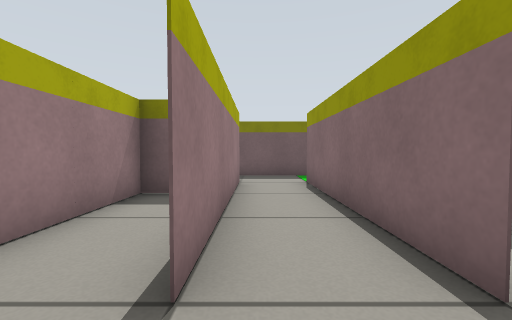
view 1 (above)

16 first-person views from a walk through a world built for the Gazebo simulator. The camera is 0.46 m above the floor, tilts 2° down and sees 90° across. The floor is counted in squares, 0.5 m on a side. Each view is taken from the middle of a square. On the plan, view 1 faces up. The plan holds only what a view shows up to about 10 squares ahead; the rest is blank. Robots are left out.

view 2
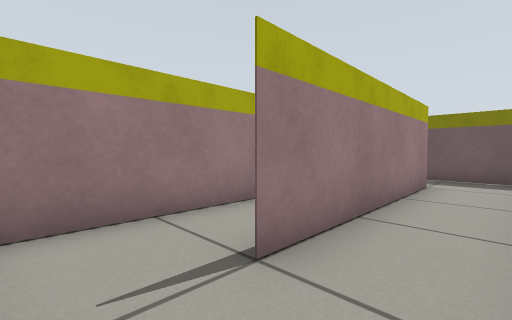

view 3
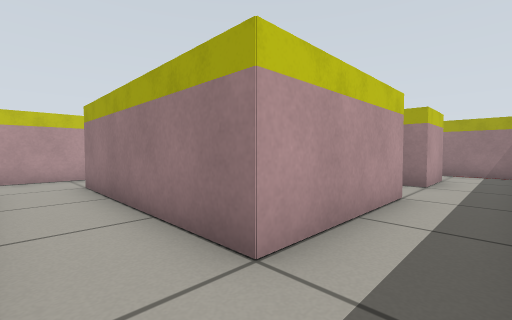

view 4
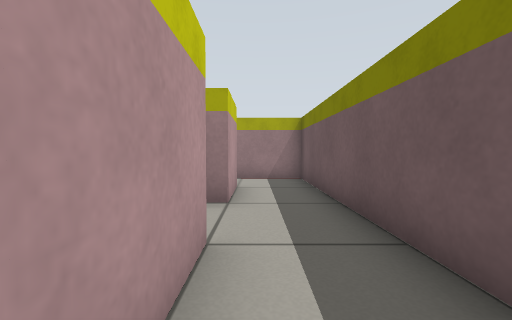

view 5
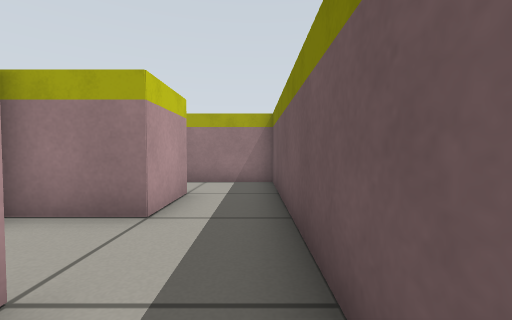

view 6
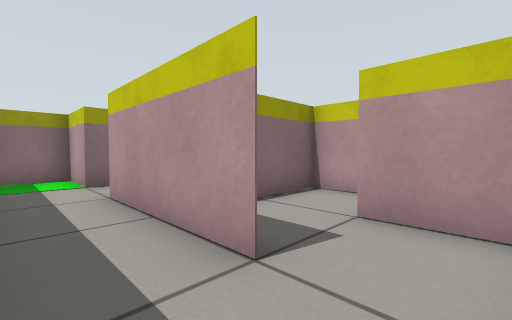

view 7
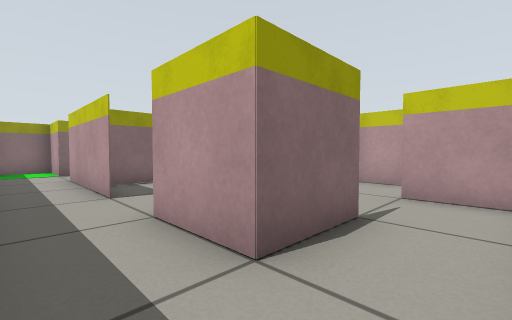

view 8
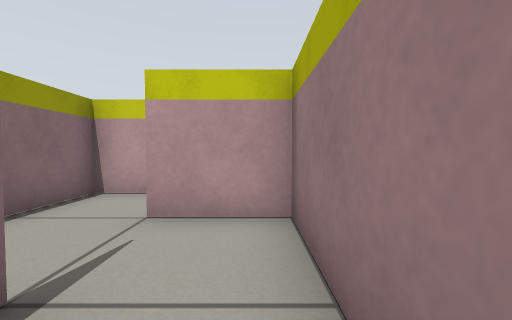

view 9
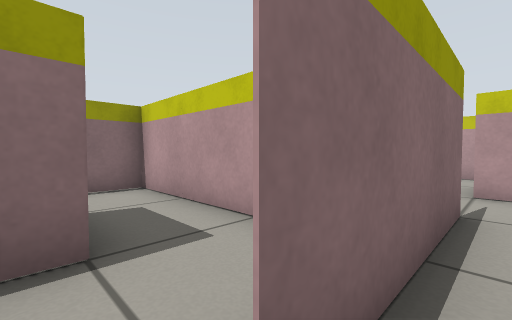

view 10
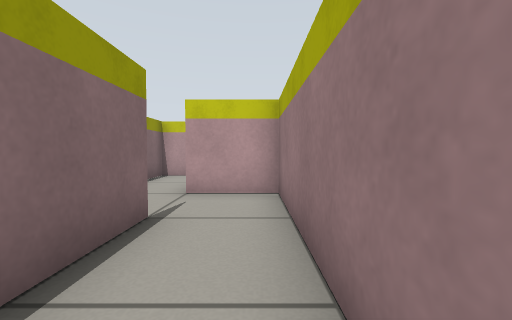

view 11
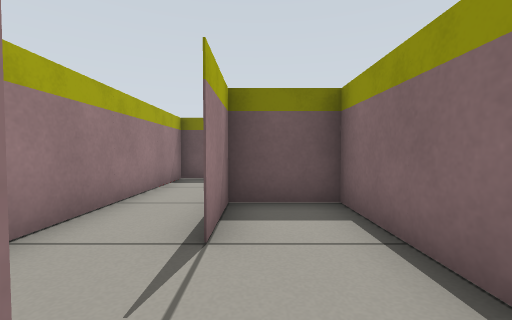

view 12
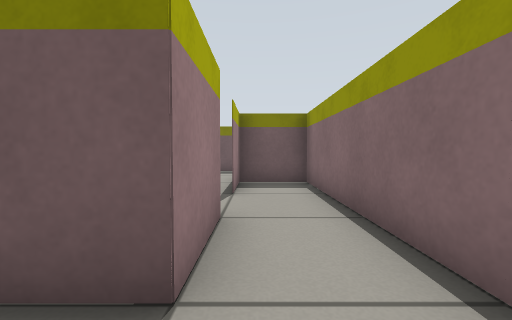

view 13
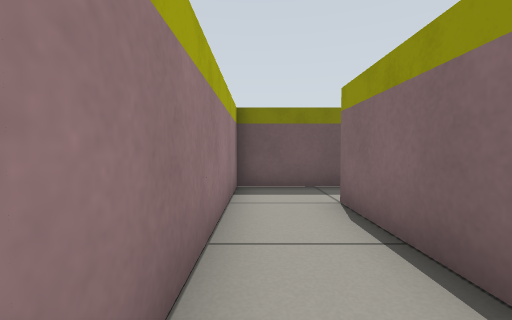

view 14
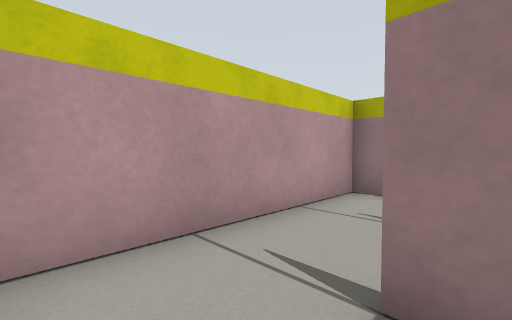

view 15
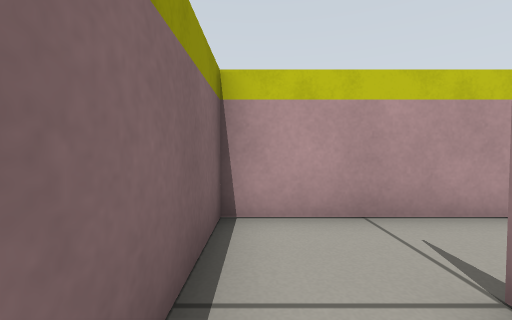

view 16
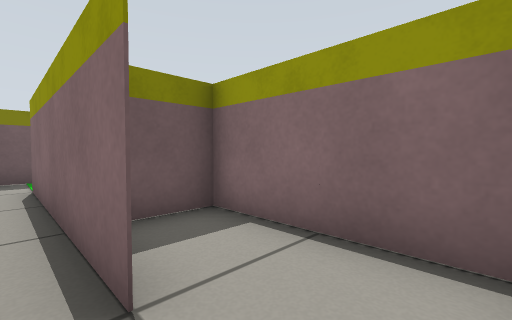

### Floor plan
Points are (right, up) in squares from view 1. A wall is a line through its corners. A room is listed if a view was taken in it or the views show most of it. See-through windows are left out.
Room 1 (views 1, 2, 3, 4, 5, 6, 7, 16)
walls: (-3.4, 9.5) (-10.5, 9.5) (-10.5, 7.5); (-4.6, 7.5) (-0.5, 7.5) (-0.5, 1.5); (-2.5, 5.5) (-2.5, 7); (-6.1, 5.5) (-4.5, 5.5); (2, 9.5) (-0.9, 9.5); (-8.5, 7.5) (-6.5, 7.5) (-6.5, 5.5); (1.5, 1.4) (1.5, 7.5) (3.5, 7.5) (3.5, 9.1); (-1.5, -0.5) (1.5, -0.5)
ways out: opening at (-10, 6.5) to room 2; opening at (1, 0.5) to room 5; opening at (-1, 0.5) to room 7; opening at (-4, 5)
Room 2 (view 8)
walls: (-10.5, 7.5) (-10.5, 4.5); (-8.5, 5.4) (-8.5, 7.5); (-10.5, 3.5) (-9.5, 3.5)
ways out: opening at (-10, 6.5) to room 1; opening at (-9, 5) to room 8
Room 3 (views 9, 10, 13)
walls: (-12.5, -0.6) (-12.5, 3.5); (-11.8, 5.5) (-14.5, 5.5) (-14.5, -1.5); (-14.5, -2.5) (-13.5, -2.5)
ways out: opening at (-13, -1) to room 4; opening at (-13, 4) to room 6
Room 4 (views 11, 12)
walls: (-13.5, -2.5) (-12.5, -2.5) (-12.5, -4.5); (-14.5, -1.5) (-14.5, -2.5); (-12.3, -6.5) (-10.5, -6.5) (-10.5, 1.5) (-12.5, 1.5) (-12.5, -0.5)
ways out: opening at (-13, -1) to room 3
Room 5 (views 14, 15)
walls: (1.5, 2.1) (1.5, 1.5); (1.5, -0.5) (3.5, -0.5) (3.5, 3.5) (1.4, 3.5)
ways out: opening at (1, 0.5) to room 1
Room 6 (no view inside)
walls: (-10.5, 1.5) (-6.5, 1.5) (-6.5, 3.5); (-10.5, 3.4) (-10.5, 4.1)
ways out: opening at (-13, 4) to room 3; opening at (-8, 3) to room 8
Room 7 (no view inside)
walls: (-1.8, 5.5) (-2.5, 5.5) (-2.5, -0.5) (-1.5, -0.5)
ways out: opening at (-1, 0.5) to room 1
Room 8 (no view inside)
walls: (-9.5, 3.5) (-8.5, 3.5); (-10.5, 4.5) (-10.5, 3.5)
ways out: opening at (-9, 5) to room 2; opening at (-8, 3) to room 6

Positions as (right, up) in squares from view 1, and headings:
1: (0, 0), facing up
2: (1, 0), facing up-left
3: (1, 9), facing down-left
4: (-2, 8), facing left
5: (-3, 9), facing left
6: (-6, 9), facing down-right
7: (-10, 9), facing down-right
8: (-10, 7), facing down
9: (-13, 4), facing down-right
10: (-14, 3), facing down
11: (-12, -3), facing up
12: (-12, -6), facing up
13: (-14, -1), facing up
14: (3, 2), facing down-left
15: (3, 3), facing down
16: (1, 0), facing up-right
